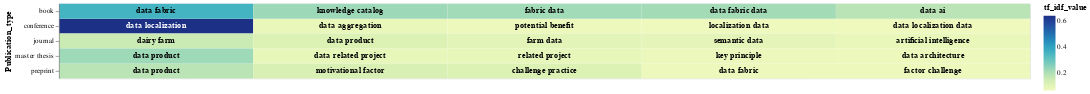

Source (notebook cell):
### Code cell
# Select the top terms for each PDF
top_terms_df_publication_type = result_df_tfidf_publication_type.groupby('Publication_type').head(5)

# Add a small random value to 'idf_value' for better visualization
top_terms_df_publication_type['tf_idf_value'] = top_terms_df_publication_type['tf_idf_value'] + np.random.rand(top_terms_df_publication_type.shape[0]) * 0.0001

# Create a base chart
base = alt.Chart(top_terms_df_publication_type).encode(
    x=alt.X('rank:O', axis=None),  # Use rank for x-axis
    y='Publication_type:N',
    color=alt.Color('tf_idf_value:Q', scale=alt.Scale(scheme='viridis')),
    text='top_word:N'  # Corrected column name to 'topic_word'
).transform_window(
    rank="rank()",
    sort=[alt.SortField("tf_idf_value", order="descending")],
    groupby=["Publication_type"]
)

# Create a heatmap
heatmap = base.mark_rect().encode(
    color='tf_idf_value:Q',
)

# Create text labels with conditional color
text = base.mark_text(baseline='middle',fontWeight='bold').encode(
    text='top_word:N',
    color=alt.condition(alt.datum.tf_idf_value >= 0.4, alt.value('white'), alt.value('black'))
)

# Display the heatmap and text labels
chart_publication_type = (heatmap + text).properties(width=1300)
chart_publication_type

### Figure 1 — Vega-Lite specification as saved in the notebook (floating-point values rounded to 4 significant figures)
{"config": {"view": {"continuousWidth": 300, "continuousHeight": 300}}, "layer": [{"mark": {"type": "rect"}, "encoding": {"color": {"field": "tf_idf_value", "type": "quantitative"}, "text": {"field": "top_word", "type": "nominal"}, "x": {"axis": null, "field": "rank", "type": "ordinal"}, "y": {"field": "Publication_type", "type": "nominal"}}, "transform": [{"window": [{"op": "rank", "field": "", "as": "rank"}], "groupby": ["Publication_type"], "sort": [{"field": "tf_idf_value", "order": "descending"}]}]}, {"mark": {"type": "text", "baseline": "middle", "fontWeight": "bold"}, "encoding": {"color": {"condition": {"test": "(datum.tf_idf_value >= 0.4)", "value": "white"}, "value": "black"}, "text": {"field": "top_word", "type": "nominal"}, "x": {"axis": null, "field": "rank", "type": "ordinal"}, "y": {"field": "Publication_type", "type": "nominal"}}, "transform": [{"window": [{"op": "rank", "field": "", "as": "rank"}], "groupby": ["Publication_type"], "sort": [{"field": "tf_idf_value", "order": "descending"}]}]}], "data": {"name": "data-b59dbc91125495ecf648373ca9abee37"}, "width": 1300, "$schema": "https://vega.github.io/schema/vega-lite/v5.15.1.json", "datasets": {"data-b59dbc91125495ecf648373ca9abee37": [{"Publication_type": "conference", "top_word": "data localization", "tf_idf_value": 0.6429}, {"Publication_type": "conference", "top_word": "data aggregation", "tf_idf_value": 0.07733}, {"Publication_type": "conference", "top_word": "potential benefit", "tf_idf_value": 0.06895}, {"Publication_type": "conference", "top_word": "localization data", "tf_idf_value": 0.06569}, {"Publication_type": "conference", "top_word": "data localization data", "tf_idf_value": 0.06304}, {"Publication_type": "book", "top_word": "data fabric", "tf_idf_value": 0.3557}, {"Publication_type": "book", "top_word": "knowledge catalog", "tf_idf_value": 0.2247}, {"Publication_type": "book", "top_word": "fabric data", "tf_idf_value": 0.217}, {"Publication_type": "book", "top_word": "data fabric data", "tf_idf_value": 0.2148}, {"Publication_type": "book", "top_word": "data ai", "tf_idf_value": 0.183}, {"Publication_type": "journal", "top_word": "dairy farm", "tf_idf_value": 0.1524}, {"Publication_type": "journal", "top_word": "data product", "tf_idf_value": 0.1167}, {"Publication_type": "journal", "top_word": "farm data", "tf_idf_value": 0.09708}, {"Publication_type": "journal", "top_word": "semantic data", "tf_idf_value": 0.09065}, {"Publication_type": "journal", "top_word": "artificial intelligence", "tf_idf_value": 0.08104}, {"Publication_type": "preprint", "top_word": "data product", "tf_idf_value": 0.1831}, {"Publication_type": "preprint", "top_word": "motivational factor", "tf_idf_value": 0.1242}, {"Publication_type": "preprint", "top_word": "challenge practice", "tf_idf_value": 0.1192}, {"Publication_type": "preprint", "top_word": "data fabric", "tf_idf_value": 0.06924}, {"Publication_type": "preprint", "top_word": "factor challenge", "tf_idf_value": 0.06792}, {"Publication_type": "master thesis", "top_word": "data product", "tf_idf_value": 0.2234}, {"Publication_type": "master thesis", "top_word": "related project", "tf_idf_value": 0.08714}, {"Publication_type": "master thesis", "top_word": "data related project", "tf_idf_value": 0.0872}, {"Publication_type": "master thesis", "top_word": "key principle", "tf_idf_value": 0.07475}, {"Publication_type": "master thesis", "top_word": "data architecture", "tf_idf_value": 0.07205}]}}
